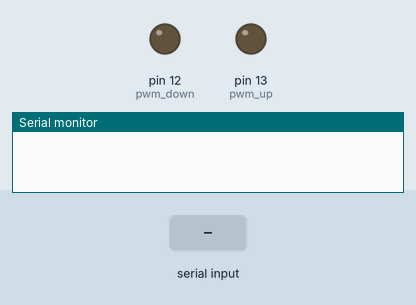
This sketch was run on a simulated Arduino Uno, built with avr-gcc and run on an emulated ATmega328P. Shown: output pins drawn as LEDs (lit = HIGH), the last lines printed to the serial monitor. The inputs (shaded band) are chosen by the test bench.

Above: at 1.2 s.
1.3 s: "U" received over Serial
At 1.8 s:
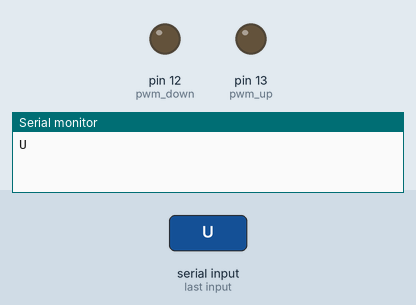
2.9 s: "D" received over Serial
At 4.2 s:
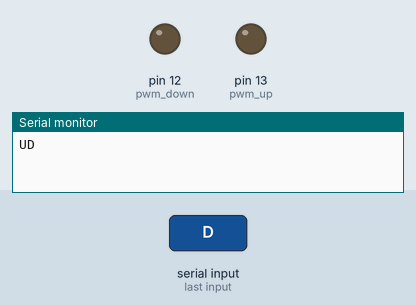
Timing chart, 0 to 5.9 s (numbered marks = the images above; inputs shaded):
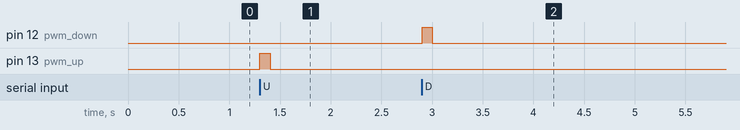

The sketch:

volume_control.ino
```cpp
int pwm_up = 13;
int pwm_down = 12;

void setup() {
  pinMode(pwm_up, OUTPUT);
  pinMode(pwm_down, OUTPUT);
  digitalWrite(pwm_up, LOW);
  digitalWrite(pwm_down, LOW);

  Serial.begin(9600);
}

void loop() {
  while (Serial.available()) {
    char in_byte = Serial.read();
    int pin = -1;
    if (in_byte == 'U') {
      pin = pwm_up;
    } else if (in_byte == 'D') {
      pin = pwm_down;
    }
    if (pin != -1) {
      digitalWrite(pin, HIGH);
      delay(100);
      digitalWrite(pin, LOW);
    }
    Serial.print(in_byte);
  }
}
```

Measured:
- after the input at 1.3 s, pin 13 (pwm_up): LOW → HIGH at once, → LOW 0.10 s later
- after the input at 2.9 s, pin 12 (pwm_down): LOW → HIGH at once, → LOW 0.10 s later
